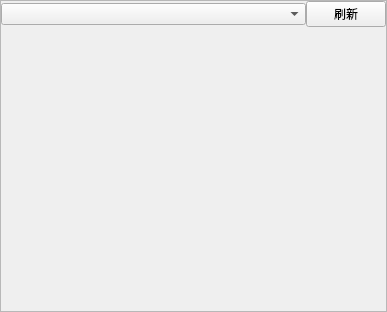
<?xml version="1.0" encoding="UTF-8"?>
<ui version="4.0">
 <class>CameraView</class>
 <widget class="QFrame" name="CameraView">
  <property name="geometry">
   <rect>
    <x>0</x>
    <y>0</y>
    <width>387</width>
    <height>312</height>
   </rect>
  </property>
  <property name="windowTitle">
   <string>Frame</string>
  </property>
  <property name="frameShape">
   <enum>QFrame::StyledPanel</enum>
  </property>
  <property name="frameShadow">
   <enum>QFrame::Raised</enum>
  </property>
  <layout class="QVBoxLayout" name="verticalLayout">
   <property name="spacing">
    <number>0</number>
   </property>
   <property name="leftMargin">
    <number>0</number>
   </property>
   <property name="topMargin">
    <number>0</number>
   </property>
   <property name="rightMargin">
    <number>0</number>
   </property>
   <property name="bottomMargin">
    <number>0</number>
   </property>
   <item>
    <layout class="QHBoxLayout" name="horizontalLayout">
     <item>
      <widget class="QComboBox" name="cameraList">
       <property name="sizePolicy">
        <sizepolicy hsizetype="Expanding" vsizetype="Fixed">
         <horstretch>0</horstretch>
         <verstretch>0</verstretch>
        </sizepolicy>
       </property>
      </widget>
     </item>
     <item>
      <widget class="QPushButton" name="refresh">
       <property name="text">
        <string>刷新</string>
       </property>
      </widget>
     </item>
    </layout>
   </item>
   <item>
    <widget class="QStackedWidget" name="cameraGroup">
     <property name="currentIndex">
      <number>0</number>
     </property>
     <widget class="QCameraViewfinder" name="cameraView"/>
     <widget class="QWidget" name="cameraNone">
      <layout class="QGridLayout" name="gridLayout">
       <item row="0" column="0">
        <widget class="QLabel" name="noCamera">
         <property name="text">
          <string>找不到摄像机，请尝试刷新</string>
         </property>
         <property name="alignment">
          <set>Qt::AlignCenter</set>
         </property>
        </widget>
       </item>
      </layout>
     </widget>
    </widget>
   </item>
  </layout>
 </widget>
 <customwidgets>
  <customwidget>
   <class>QCameraViewfinder</class>
   <extends>QWidget</extends>
   <header>QCameraViewfinder</header>
   <container>1</container>
  </customwidget>
 </customwidgets>
 <resources/>
 <connections/>
</ui>
